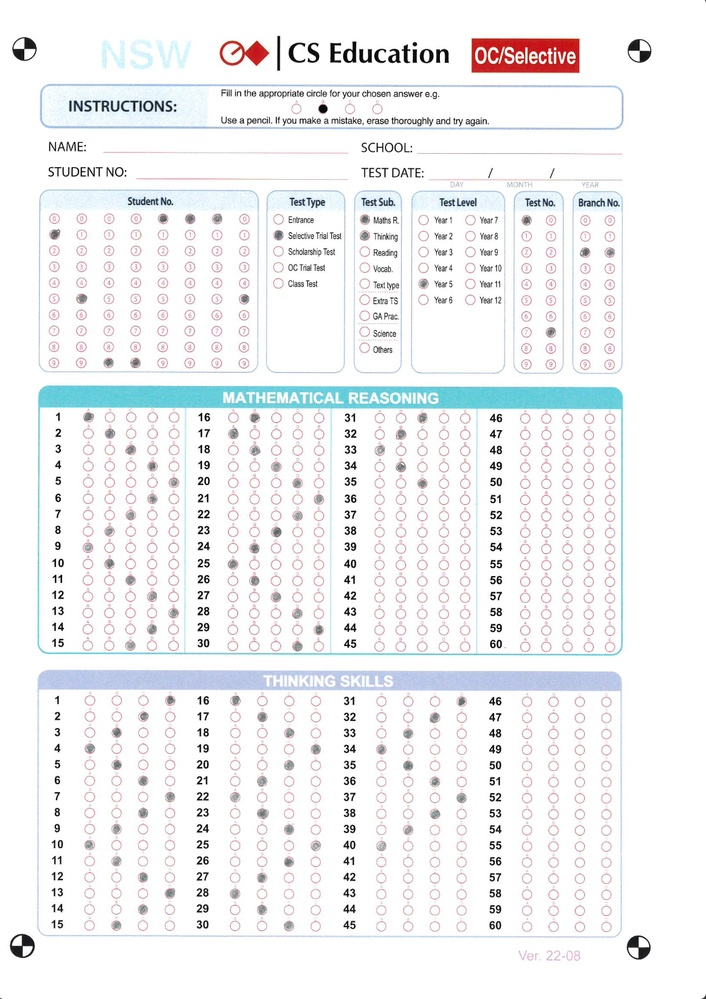
#> input picture images/Math-Thinking-NSW.jpeg, 706 x 999 px, shrunk from 1170 x 1656 before the run, found by its file name
$ python app.py
#> lines starting #> are read from the running program, lines starting #| are printed output that depends on the picture; after the words box and inside, x2 and y2 are one past the last pixel; in counts of white or black regions, pixels touching at a corner belong together
# import cv2
# import numpy as np

# # 이미지 로드
# image = cv2.imread('/Users/henry/Downloads/Math-Thinking-NSW.jpeg')

# # 이미지를 그레이스케일로 변환
# gray = cv2.cvtColor(image, cv2.COLOR_BGR2GRAY)

# # 블러링
# blurred = cv2.GaussianBlur(gray, (5, 5), 0)

# # 적응형 이진화
# binary = cv2.adaptiveThreshold(blurred, 255, cv2.ADAPTIVE_THRESH_GAUSSIAN_C, cv2.THRESH_BINARY_INV, 11, 2)

# # 윤곽선 찾기
# contours, _ = cv2.findContours(binary, cv2.RETR_EXTERNAL, cv2.CHAIN_APPROX_SIMPLE)

# # 윤곽선을 y 좌표에 따라 정렬
# contours = sorted(contours, key=lambda contour: cv2.boundingRect(contour)[1])

# # 각 윤곽선에 대해
# for contour in contours:
#     # 윤곽선의 경계 상자를 얻음
#     x, y, w, h = cv2.boundingRect(contour)

#     # 경계 상자의 면적을 계산
#     area = cv2.contourArea(contour)

#     # 경계 상자의 면적이 일정 크기 이상인 경우만 선택
#     if area > 500:
#         # 경계 상자를 이미지에 그림
#         cv2.rectangle(image, (x, y), (x+w, y+h), (0, 255, 0), 2)

#         # 경계 상자 내부의 ROI를 추출
#         roi = binary[y:y+h, x:x+w]

#         # ROI의 평균 픽셀 강도를 계산
#         mean_intensity = np.mean(roi)

#         # 평균 픽셀 강도가 특정 임계값보다 낮은 경우, 마킹된 것으로 판단
#         if mean_intensity < 128:
#             print(f'Box at {(x, y)} is marked.')
#             # 마킹된 부분을 빨간색으로 표시
#             image[y:y+h, x:x+w] = (0, 0, 255)

# cv2.imshow('OMR Sheet', image)
# cv2.waitKey(0)
# cv2.destroyAllWindows()

# ----------------------------------------------------------------

# import cv2
# import numpy as np

# # 이미지 로드
# image = cv2.imread('/Users/henry/Downloads/Math-Thinking-NSW.jpeg')

# # 이미지를 그레이스케일로 변환
# gray = cv2.cvtColor(image, cv2.COLOR_BGR2GRAY)

# # 블러링
# blurred = cv2.GaussianBlur(gray, (5, 5), 0)

# # 적응형 이진화
# binary = cv2.adaptiveThreshold(blurred, 255, cv2.ADAPTIVE_THRESH_GAUSSIAN_C, cv2.THRESH_BINARY_INV, 11, 2)

# # 윤곽선 찾기
# contours, _ = cv2.findContours(binary, cv2.RETR_EXTERNAL, cv2.CHAIN_APPROX_SIMPLE)

# # 윤곽선을 y 좌표에 따라 정렬
# contours = sorted(contours, key=lambda contour: cv2.boundingRect(contour)[1])

# # 각 윤곽선에 대해
# for contour in contours:
#     # 윤곽선의 경계 상자를 얻음
#     x, y, w, h = cv2.boundingRect(contour)

#     # 경계 상자의 면적을 계산
#     area = cv2.contourArea(contour)

#     # 경계 상자의 면적이 일정 크기 이상인 경우만 선택
#     if area > 500:
#         # 경계 상자를 이미지에 그림
#         cv2.rectangle(image, (x, y), (x+w, y+h), (0, 255, 0), 2)

#         # 경계 상자 내부의 ROI를 추출
#         roi = gray[y:y+h, x:x+w]

#         # ROI의 평균 픽셀 강도를 계산
#         mean_intensity = np.mean(roi)

#         # 평균 픽셀 강도가 특정 임계값보다 낮은 경우, 마킹된 것으로 판단
#         if mean_intensity < 150:
#             print(f'Box at {(x, y)} is marked.')
#             # 마킹된 부분을 빨간색으로 표시
#             image[y:y+h, x:x+w] = (0, 0, 255)

# cv2.imshow('OMR Sheet', image)
# cv2.waitKey(0)
# cv2.destroyAllWindows()

# ________________________________________________________________


# import cv2
# import numpy as np

# # 이미지 로드
# image = cv2.imread('/Users/henry/Downloads/Math-Thinking-NSW.jpeg')

# # 이미지를 그레이스케일로 변환
# gray = cv2.cvtColor(image, cv2.COLOR_BGR2GRAY)

# # 블러링
# blurred = cv2.GaussianBlur(gray, (5, 5), 0)

# # 적응형 이진화
# binary = cv2.adaptiveThreshold(blurred, 255, cv2.ADAPTIVE_THRESH_GAUSSIAN_C, cv2.THRESH_BINARY_INV, 11, 2)

# # 윤곽선 찾기
# contours, _ = cv2.findContours(binary, cv2.RETR_EXTERNAL, cv2.CHAIN_APPROX_SIMPLE)

# # 각 윤곽선에 대해
# for contour in contours:
#     # 윤곽선의 경계 상자를 얻음
#     x, y, w, h = cv2.boundingRect(contour)

#     # 경계 상자의 면적을 계산
#     area = cv2.contourArea(contour)

#     # 경계 상자의 면적이 일정 크기 이상인 경우만 선택
#     if 100 < area < 1000:  # Adjust these values based on the size of the circles
#         # 경계 상자 내부의 ROI를 추출
#         roi = binary[y:y+h, x:x+w]

#         # ROI의 평균 픽셀 강도를 계산
#         mean_intensity = np.mean(roi)

#         # 평균 픽셀 강도가 특정 임계값보다 높은 경우, 마킹된 것으로 판단
#         if mean_intensity > 0.9:  # Adjusted threshold
#             # 마킹된 부분을 빨간색으로 표시
#             center_x = x + w // 2
#             center_y = y + h // 2
#             radius = max(w, h) // 2
#             cv2.circle(image, (center_x, center_y), radius, (0, 0, 255), 2)

# cv2.imshow('OMR Sheet', image)
# cv2.waitKey(0)
# cv2.destroyAllWindows()

import cv2
import numpy as np
import imutils
from imutils.perspective import four_point_transform
from imutils import contours

# 이미지 로드
image = cv2.imread('/Users/henry/Downloads/Math-Thinking-NSW.jpeg')
#> image is the input picture: shape (999, 706, 3); mean B, G, R 243.8, 242.4, 241.7

# 그레이스케일로 변환
gray = cv2.cvtColor(image, cv2.COLOR_BGR2GRAY)
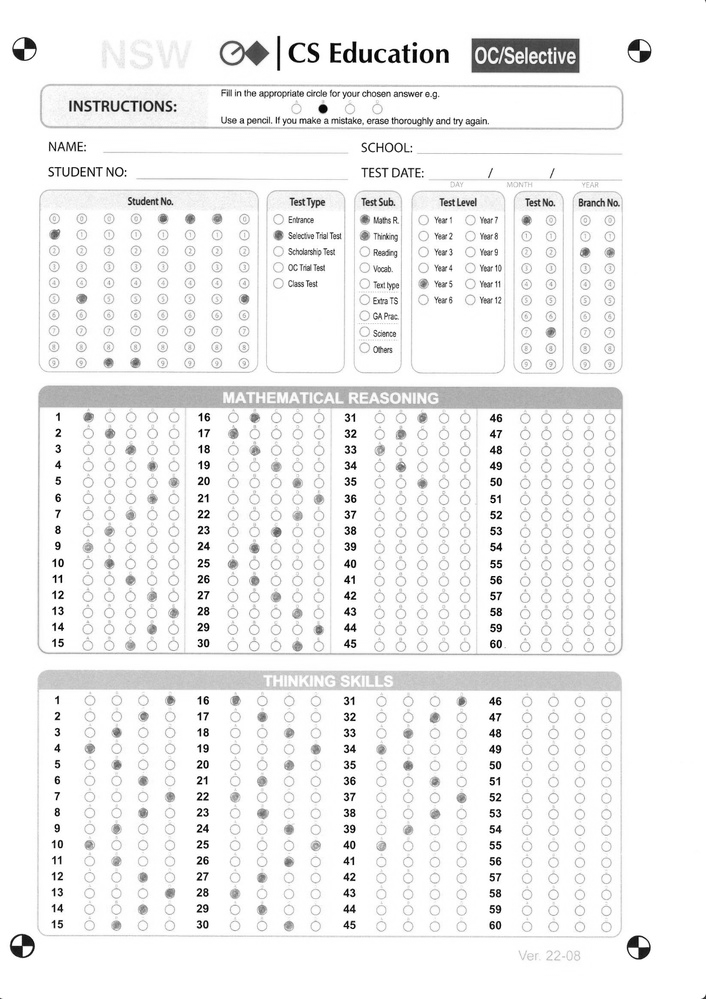
#> gray: shape (999, 706); min 0, max 255, mean 242.3

# 가우시안 블러를 사용하여 노이즈 제거
blurred = cv2.GaussianBlur(gray, (5, 5), 0)

# 캐니 엣지 검출을 사용하여 이미지의 엣지를 찾음
edged = cv2.Canny(blurred, 75, 200)
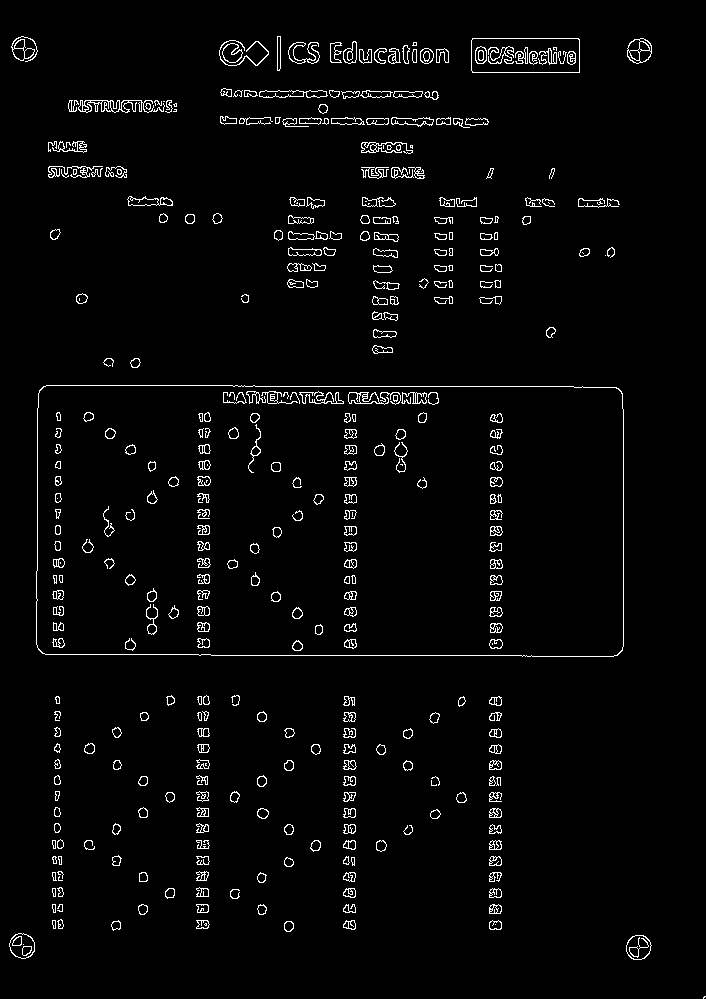
#> edged: shape (999, 706); 2.9% white in thin lines or dots

# 윤곽선을 찾음
cnts = cv2.findContours(edged.copy(), cv2.RETR_EXTERNAL, cv2.CHAIN_APPROX_SIMPLE)
#> cnts = 255 contours, 57 with area under 20; largest, box (x1, y1, x2, y2) and area: (36, 385, 624, 657) 157654, (471, 38, 580, 73) 3668, (9, 933, 35, 959) 492, (626, 935, 652, 960) 476, (627, 38, 652, 64) 475
cnts = imutils.grab_contours(cnts)

# 문서의 윤곽선을 찾음
docCnt = None
if len(cnts) > 0:
    cnts = sorted(cnts, key=cv2.contourArea, reverse=True)
    for c in cnts:
        peri = cv2.arcLength(c, True)
        approx = cv2.approxPolyDP(c, 0.02 * peri, True)
        if len(approx) == 4:
            docCnt = approx
            break
#> this loop made 1 pass
#> (peri, docCnt) on pass 1: (1705.5, [[39, 390], [42, 653], [622, 650], [616, 387]])

# 문서의 윤곽선을 기반으로 투시 변환을 적용
paper = four_point_transform(image, docCnt.reshape(4, 2))
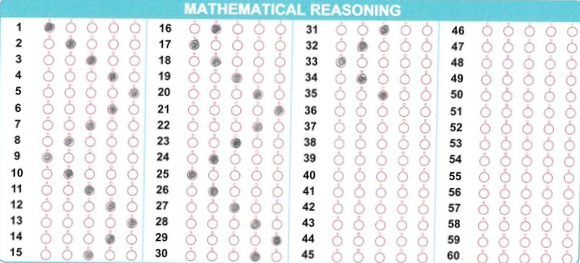
#> paper: shape (263, 580, 3); mean B, G, R 239.7, 237.9, 233.2
warped = four_point_transform(gray, docCnt.reshape(4, 2))
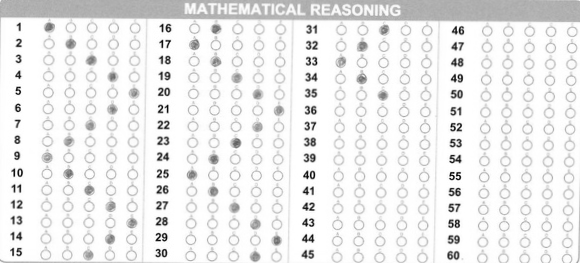
#> warped: shape (263, 580); min 1, max 255, mean 236.7

# 이진화
thresh = cv2.threshold(warped, 0, 255, cv2.THRESH_BINARY_INV | cv2.THRESH_OTSU)[1]
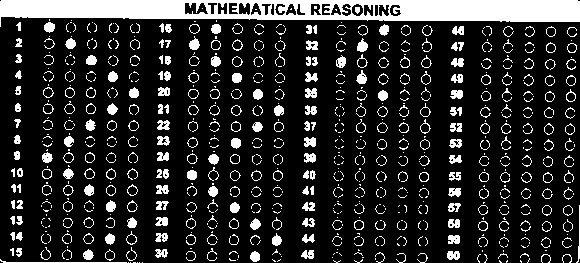
#> thresh: shape (263, 580); 16.5% white; 778 white regions (508 under 20 px)

# 문제의 윤곽선을 찾음
cnts = cv2.findContours(thresh.copy(), cv2.RETR_EXTERNAL, cv2.CHAIN_APPROX_SIMPLE)
#> cnts = 772 contours, 614 with area under 20; largest, box (x1, y1, x2, y2) and area: (0, 0, 580, 27) 10875, (357, 38, 368, 52) 81, (157, 136, 170, 146) 80, (447, 251, 460, 260) 80, (157, 120, 170, 130) 80
cnts = imutils.grab_contours(cnts)

# 문제의 윤곽선을 정렬
questionCnts = contours.sort_contours(cnts, method="top-to-bottom")[0]
#> questionCnts = 772 contours, 614 with area under 20; largest, box (x1, y1, x2, y2) and area: (0, 0, 580, 27) 10875, (357, 38, 368, 52) 81, (157, 136, 170, 146) 80, (157, 120, 170, 130) 80, (447, 251, 460, 260) 80

# 각 문제에 대해 가장 많은 픽셀이 마킹된 영역을 찾음
for (q, i) in enumerate(np.arange(0, len(questionCnts), 5)):
    tmp = contours.sort_contours(questionCnts[i:i + 5])[0]
    bubbled = None
    for (j, c) in enumerate(tmp):
        mask = np.zeros(thresh.shape, dtype="uint8")
        cv2.drawContours(mask, [c], -1, 255, -1)
        mask = cv2.bitwise_and(thresh, thresh, mask=mask)
        total = cv2.countNonZero(mask)
        if bubbled is None or total > bubbled[0]:
            bubbled = (total, j)
    color = (0, 0, 255)
    cv2.drawContours(paper, [tmp[bubbled[1]]], -1, color, 3)
#> this loop made 155 passes
#> i on passes 1 to 3: 0, 5, 10
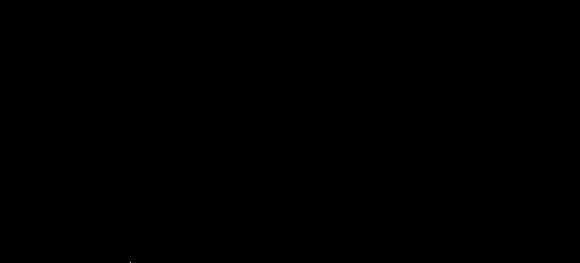
#> mask: shape (263, 580); 0% white in thin lines or dots, all inside (x1, y1, x2, y2) = (130, 262, 131, 263)
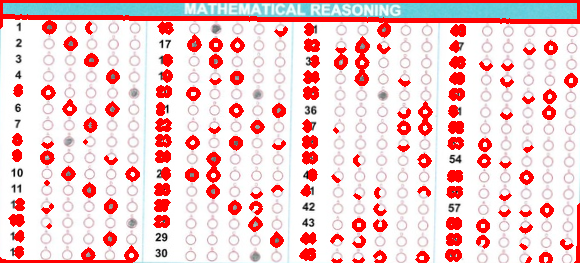
#> paper: shape (263, 580, 3); 14.48% of pixels changed, all inside (x1, y1, x2, y2) = (0, 0, 580, 263)

# 결과를 출력
cv2.imshow("OMR Test", paper)
cv2.waitKey(0)
